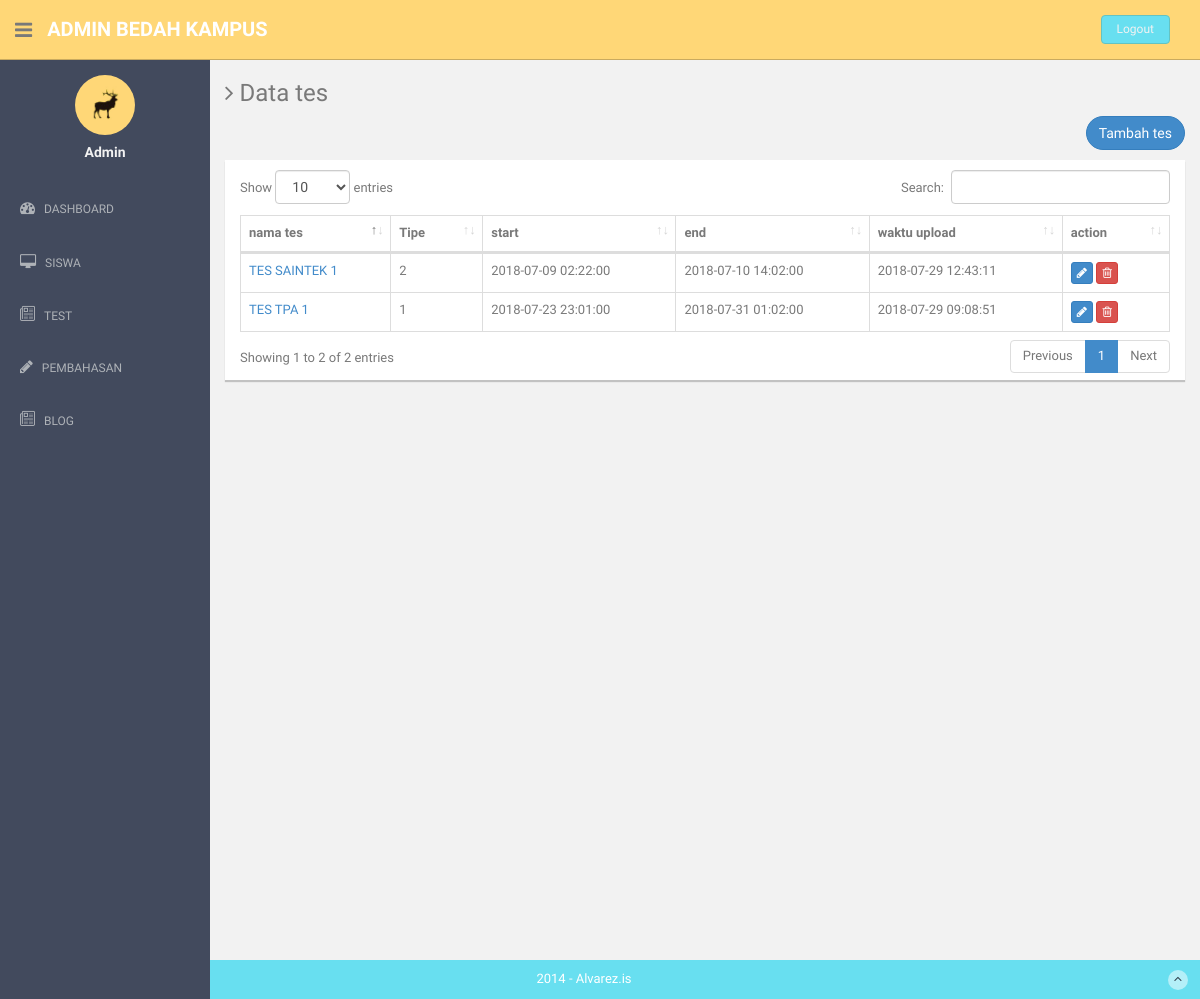
The page /index.php/admin/daftartest on the database as committed earlier.
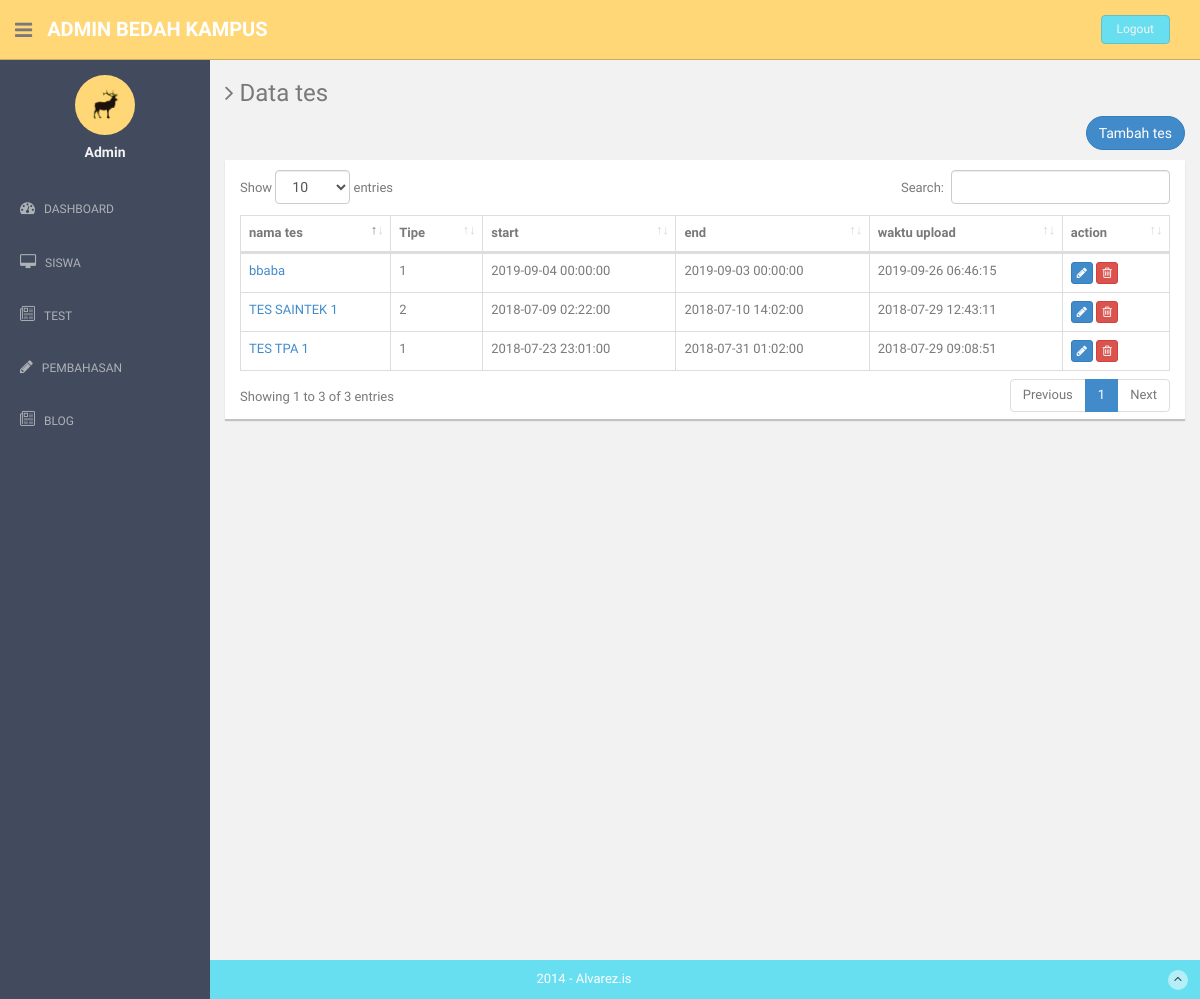
The same page on the database as committed later.
### tables this page shows
CREATE TABLE `tes` (
  `id_tes` int(5) NOT NULL,
  `nama_tes` varchar(50) NOT NULL,
  `tipe` int(1) NOT NULL,
  `waktu_upload` datetime NOT NULL,
  `start` datetime NOT NULL,
  `end` datetime NOT NULL
);

### application/controllers/Admin.php (called while the page is built, shortened)
<?php
class Admin extends CI_Controller
{
	public function __construct(){
        $this->load->model('Madmin');
		$this->load->model('Msoal');
    }
	function daftartest()
	{
		$data['tes'] = $this->Msoal->dftr_tes()->result();
		$this->load->view('admin/daftar_test',$data);
	}
}
?>

### index.php (called while the page is built, shortened)
<?php
require_once BASEPATH.'core/CodeIgniter.php';

### application/models/Msoal.php (called while the page is built, shortened)
<?php
class Msoal extends CI_model {
	function dftr_tes()
	{
		return $this->db->get('tes');
	}
}
?>

### application/views/admin/daftar_test.php (the view, shortened to what this page needs)
<!DOCTYPE html>
<html lang="en">
  <head>
    <link href="<?php echo base_url('dst/assets/css/bootstrap.css '); ?>" rel="stylesheet">
    <link href="<?php echo base_url('dst/datatables/dataTables.bootstrap4.css'); ?>" rel="stylesheet">
    <link href="<?php echo base_url('dst/assets/font-awesome/css/font-awesome.css '); ?>" rel="stylesheet" />
    <link rel="stylesheet" type="text/css" href="<?php echo base_url('dst/assets/css/zabuto_calendar.css '); ?>">
    <link rel="stylesheet" type="text/css" href="<?php echo base_url('dst/assets/js/gritter/css/jquery.gritter.css '); ?>" />
    <link rel="stylesheet" type="text/css" href="<?php echo base_url('dst/assets/lineicons/style.css '); ?>">
    <link href="<?php echo base_url('dst/assets/css/style.css '); ?>" rel="stylesheet">
    <link href="<?php echo base_url('dst/assets/css/style-responsive.css '); ?>" rel="stylesheet">
  </head>
  <body>
  <section id="container" >
      <header class="header black-bg">
              <div class="sidebar-toggle-box">
                  <div class="fa fa-bars tooltips" data-placement="right" data-original-title="Toggle Navigation"></div>
              </div>
            <a href="index.html" class="logo"><b>Admin Bedah kampus</b></a>
            <div class="top-menu">
              <ul class="nav pull-right top-menu">
                    <li><a class="logout" href="logout">Logout</a></li>
              </ul>
            </div>
        </header>
      <?php include 'navbar.php'; ?>
      <section id="main-content">
          <section class="wrapper site-min-height">
            <h3><i class="fa fa-angle-right"></i> Data tes</h3>
            <a class="nav-link" data-toggle="modal" data-target="#exampleModal"> <button class="btn btn-round btn-primary" style="float: right;">Tambah tes</button></a>
            <div class="row mt">
              <div class="col-lg-12" >
              <p>
                <div class="card mb-3" style="height: 100%">
                  <div class="card-header" style="padding-bottom: 10px"> </div>
                  <div class="card-body">
                    <div class="table-responsive">
                      <table class="table table-bordered" id="dataTable" width="100%" cellspacing="0">
                        <thead>
                          <tr>
                            <th>nama tes</th>
                            <th>Tipe</th>
                            <th>start</th>
                            <th>end</th>
                            <th>waktu upload</th>
                            <th>action</th>
                          </tr>
                        </thead>
                        <tbody>
                          <?php foreach ($tes as $row) {
                            echo "<tr><td>";?>
                            <a href="dftr_soal?id_tes=<?php echo $row->id_tes; ?>"><?php echo $row->nama_tes; ?></a>
                            <?php
                            echo "</td>
                            <td>$row->tipe</td>
                            <td>$row->start</td>
                            <td>$row->end</td>
                            <td>$row->waktu_upload</td>
                            <td><a href='updt_tes?id_sl=$row->id_tes'><button class='btn btn-primary btn-xs'><i class='fa fa-pencil'></i></button></a>
                                <a href='del_tes?id_sl=$row->id_tes'><button class='btn btn-danger btn-xs'><i class='fa fa-trash-o ''></i></button></td></a>
                          </tr>";
                          } ?>
                        </tbody>
                      </table>
                    </div>
                  </div>
                </div></p>
              </div>
            </div>
    </section><! --/wrapper -->
      </section>
      <footer class="site-footer">
          <div class="text-center">
              2014 - Alvarez.is
              <a href="index.html#" class="go-top">
                  <i class="fa fa-angle-up"></i>
              </a>
          </div>
      </footer>
  </section>
  </body>
</html>

Rows that differ between the two databases and show on the page:
added tes: nama_tes "bbaba", tipe "1", start "2019-09-04 00:00:00", end "2019-09-03 00:00:00", waktu_upload "2019-09-26 06:46:15"
Other text that changed with them:
text written by a page script: "Show entries Search: Showing 1 to 2 of 2 entries Previous 1 Next" → "Show entries Search: Showing 1 to 3 of 3 entries Previous 1 Next"
